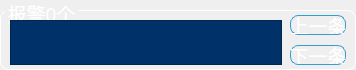
   <widget class="QGroupBox" name="groupBox_Alarm">
    <property name="geometry">
     <rect>
      <x>370</x>
      <y>405</y>
      <width>356</width>
      <height>70</height>
     </rect>
    </property>
    <property name="font">
     <font>
      <family>文泉驿等宽微米黑</family>
      <pointsize>14</pointsize>
      <weight>50</weight>
      <italic>false</italic>
      <bold>false</bold>
     </font>
    </property>
    <property name="focusPolicy">
     <enum>Qt::NoFocus</enum>
    </property>
    <property name="contextMenuPolicy">
     <enum>Qt::NoContextMenu</enum>
    </property>
    <property name="styleSheet">
     <string notr="true">QGroupBox{
font: 14pt &quot;文泉驿等宽微米黑&quot;;
border: 1px solid white;
border-radius:8px;
margin-top:10px;
}
QGroupBox:title{
color:white;
subcontrol-origin: margin;
left: 5px;
}
QPushButton{
color: rgb(255, 255, 255);
border:1px solid;
border-radius:8px;
border-color: rgb(53, 156, 212);
}
QPushButton:pressed{
color: rgb(0, 0, 0);
background-color:rgb(85, 170, 255);
}
QTableWidget{
font: 13pt &quot;文泉驿等宽微米黑&quot;;
gridline-color: rgb(255, 255, 255);
background-color: rgb(0, 50, 105);

}
QTableWidgetItem{
font: 13pt &quot;文泉驿等宽微米黑&quot;;
color: rgb(255, 255, 255);
}
</string>
    </property>
    <property name="title">
     <string>报警0个</string>
    </property>
    <property name="alignment">
     <set>Qt::AlignLeading|Qt::AlignLeft|Qt::AlignTop</set>
    </property>
    <property name="flat">
     <bool>false</bool>
    </property>
    <widget class="QPushButton" name="pBtn_downAlarmStrip">
     <property name="geometry">
      <rect>
       <x>290</x>
       <y>45</y>
       <width>56</width>
       <height>20</height>
      </rect>
     </property>
     <property name="font">
      <font>
       <family>文泉驿等宽微米黑</family>
       <pointsize>14</pointsize>
       <weight>50</weight>
       <italic>false</italic>
       <bold>false</bold>
      </font>
     </property>
     <property name="focusPolicy">
      <enum>Qt::NoFocus</enum>
     </property>
     <property name="styleSheet">
      <string notr="true">QPushButton{
border:1px solid;
border-radius:8px;
border-color: rgb(53, 156, 212);
}
QPushButton:pressed{
background-color:rgb(85, 170, 255);
}</string>
     </property>
     <property name="text">
      <string>下一条</string>
     </property>
    </widget>
    <widget class="QPushButton" name="pBtn_upAlarmStrip">
     <property name="geometry">
      <rect>
       <x>290</x>
       <y>15</y>
       <width>56</width>
       <height>20</height>
      </rect>
     </property>
     <property name="font">
      <font>
       <family>文泉驿等宽微米黑</family>
       <pointsize>14</pointsize>
       <weight>50</weight>
       <italic>false</italic>
       <bold>false</bold>
      </font>
     </property>
     <property name="focusPolicy">
      <enum>Qt::NoFocus</enum>
     </property>
     <property name="styleSheet">
      <string notr="true">QPushButton{
border:1px solid;
border-radius:8px;
border-color: rgb(53, 156, 212);
}
QPushButton:pressed{
background-color:rgb(85, 170, 255);
}</string>
     </property>
     <property name="text">
      <string>上一条</string>
     </property>
    </widget>
    <widget class="QTableWidget" name="tabWid_Alarm">
     <property name="geometry">
      <rect>
       <x>10</x>
       <y>20</y>
       <width>272</width>
       <height>45</height>
      </rect>
     </property>
     <property name="font">
      <font>
       <family>文泉驿等宽微米黑</family>
       <pointsize>13</pointsize>
       <weight>50</weight>
       <italic>false</italic>
       <bold>false</bold>
      </font>
     </property>
     <property name="focusPolicy">
      <enum>Qt::NoFocus</enum>
     </property>
     <property name="styleSheet">
      <string notr="true"/>
     </property>
     <attribute name="horizontalHeaderDefaultSectionSize">
      <number>100</number>
     </attribute>
    </widget>
   </widget>
